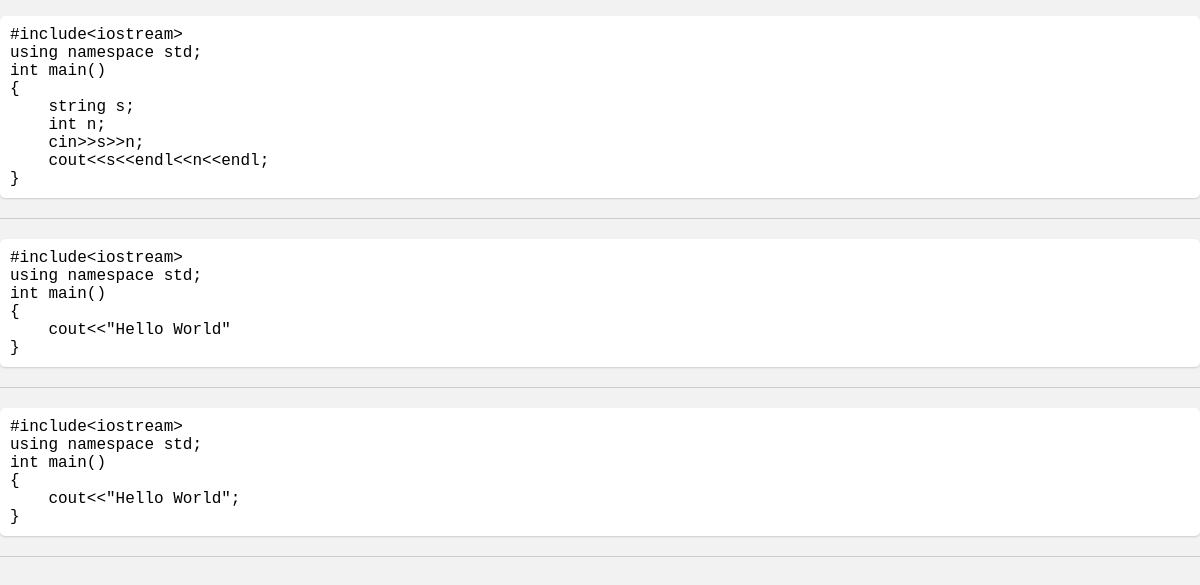
The app's page /history with its own data.
### tables this page shows
CREATE TABLE history (id INTEGER PRIMARY KEY AUTOINCREMENT, code TEXT);

### app.py (the view)
@app.route('/history', methods=['GET', 'POST'])
def history():
    history = []
    conn=sqlite3.connect('cppcodes.db')
    c=conn.cursor()
    c.execute('SELECT * FROM history WHERE code IS NOT NULL')
    rows = c.fetchall()
    for row in rows:
        history.append(row)
    conn.close()
    return render_template('history.html',history=history)

### templates/history.html (shortened to what this page needs)
<!DOCTYPE html>
<html lang="en">
<head>
</head>
<body>
    {% for code in history %}
    <pre>{{ code[1] }}</pre>
    <hr>
    {% endfor %}
</body>
</html>

### templates/history.html (style rules this page uses)
body { font-family: Arial, sans-serif; margin: 0; padding: 0; background-color: #F2F2F2; }
pre { font-family: 'Courier New', Courier, monospace; background-color: #FFFFFF; padding: 10px; border-radius: 5px; box-shadow: 0px 1px 2px #CCCCCC; }
hr { border: 0; height: 1px; background-color: #CCCCCC; margin-top: 20px; margin-bottom: 20px; }

### records on screen
history: code "#include<iostream> using namespace std; int main() { string s; int n; cin>>s>>n; cout<<s<<endl<<n<<endl; }"
history: code "#include<iostream> using namespace std; int main() { cout<<\"Hello World\" }"
history: code "#include<iostream> using namespace std; int main() { cout<<\"Hello World\"; }"
